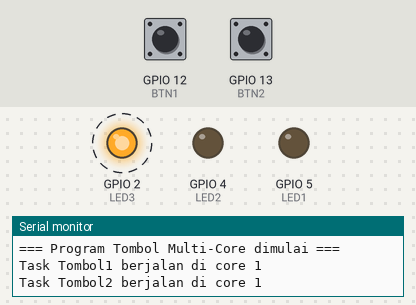
Bench run of a sketch on a simulated ESP32. Shown: output pins drawn as LEDs (lit = HIGH), the last lines printed to the serial monitor. Dashed ring = blinking. The test bench sets the inputs (shaded band); at power-on: GPIO 12 (BTN1) HIGH, GPIO 13 (BTN2) HIGH.

Above: at 2.2 s.
2.3 s: GPIO 12 (BTN1) pulled LOW for 0.15 s
At 2.37 s:
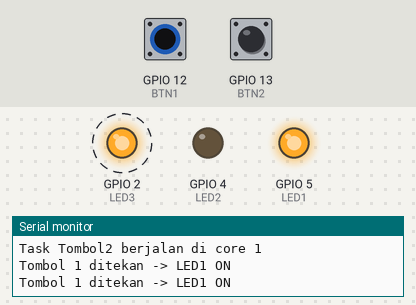
5.3 s: GPIO 13 (BTN2) pulled LOW for 0.15 s
At 5.38 s:
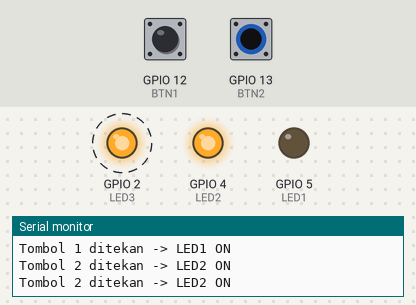
8.3 s: GPIO 12 (BTN1) pulled LOW for 1 s
At 8.75 s:
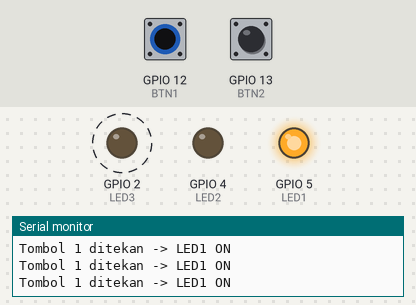
11.3 s: GPIO 13 (BTN2) pulled LOW for 1 s
At 11.75 s:
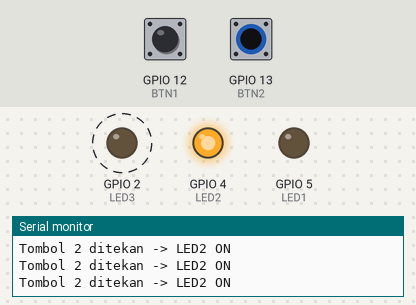
14.3 s: GPIO 13 (BTN2) pulled LOW for 3.2 s
At 17.76 s:
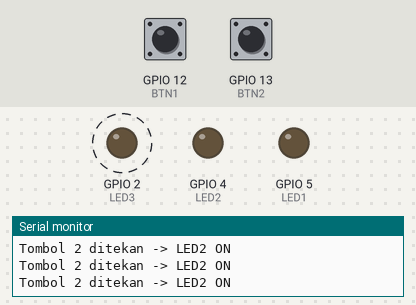
19.0 s: GPIO 12 (BTN1) pulled LOW for 3.2 s
At 19.26 s:
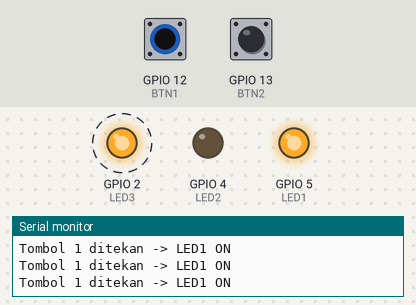
Timing chart, 0 to 24.7 s (numbered marks = the images above; inputs shaded):
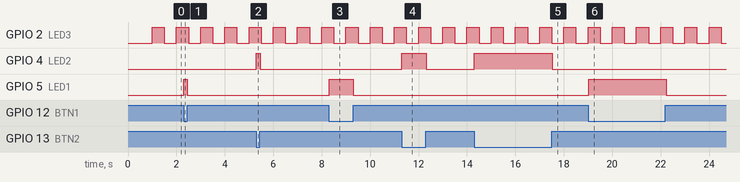

Measured:
- after the input at 2.3 s, GPIO 5 (LED1): LOW → HIGH at once, → LOW 0.15 s later
- after the input at 5.3 s, GPIO 4 (LED2): LOW → HIGH at once, → LOW 0.15 s later
- after the input at 8.3 s, GPIO 5 (LED1): LOW → HIGH at once, → LOW 1.0 s later
- after the input at 11.3 s, GPIO 4 (LED2): LOW → HIGH at once, → LOW 1.0 s later
- after the input at 14.3 s, GPIO 4 (LED2): LOW → HIGH at once, → LOW 3.2 s later
- after the input at 19.0 s, GPIO 5 (LED1): LOW → HIGH at once, → LOW 3.2 s later
- by itself, GPIO 2 (LED3): alternates HIGH for 0.50 s and LOW for 0.50 s

The sketch:

PushButton_test.ino
```cpp
#define LED1 5   // LED kuning
#define LED2 4   // LED biru
#define LED3 2   // LED cyan (indikator)
#define BTN1 12  // Tombol hijau
#define BTN2 13  // Tombol merah

TaskHandle_t TaskButton1;
TaskHandle_t TaskButton2;

// Task 1: Tombol 1 di Core 0
void TaskTombol1(void *pvParameters) {
  pinMode(BTN1, INPUT_PULLUP);
  pinMode(LED1, OUTPUT);

  Serial.printf("Task Tombol1 berjalan di core %d\n", xPortGetCoreID());

  while (true) {
    if (digitalRead(BTN1) == LOW) {
      digitalWrite(LED1, HIGH);
      Serial.println("Tombol 1 ditekan -> LED1 ON");
    } else {
      digitalWrite(LED1, LOW);
    }
    vTaskDelay(50 / portTICK_PERIOD_MS);
  }
}

// Task 2: Tombol 2 di Core 1
void TaskTombol2(void *pvParameters) {
  pinMode(BTN2, INPUT_PULLUP);
  pinMode(LED2, OUTPUT);

  Serial.printf("Task Tombol2 berjalan di core %d\n", xPortGetCoreID());

  while (true) {
    if (digitalRead(BTN2) == LOW) {
      digitalWrite(LED2, HIGH);
      Serial.println("Tombol 2 ditekan -> LED2 ON");
    } else {
      digitalWrite(LED2, LOW);
    }
    vTaskDelay(50 / portTICK_PERIOD_MS);
  }
}

// Loop utama hanya untuk LED3
void setup() {
  Serial.begin(115200);
  delay(1000);
  Serial.println("=== Program Tombol Multi-Core dimulai ===");

  pinMode(LED3, OUTPUT);

  // Task tombol 1 (core 0)
  xTaskCreatePinnedToCore(
    TaskTombol1,
    "Tombol1",
    2000,
    NULL,
    1,
    &TaskButton1,
    0  // core 0
  );

  // Task tombol 2 (core 1)
  xTaskCreatePinnedToCore(
    TaskTombol2,
    "Tombol2",
    2000,
    NULL,
    1,
    &TaskButton2,
    1  // core 1
  );
}

void loop() {
  // LED3 berkedip untuk menunjukkan bahwa loop utama tetap hidup
  digitalWrite(LED3, HIGH);
  delay(500);
  digitalWrite(LED3, LOW);
  delay(500);
}
```
